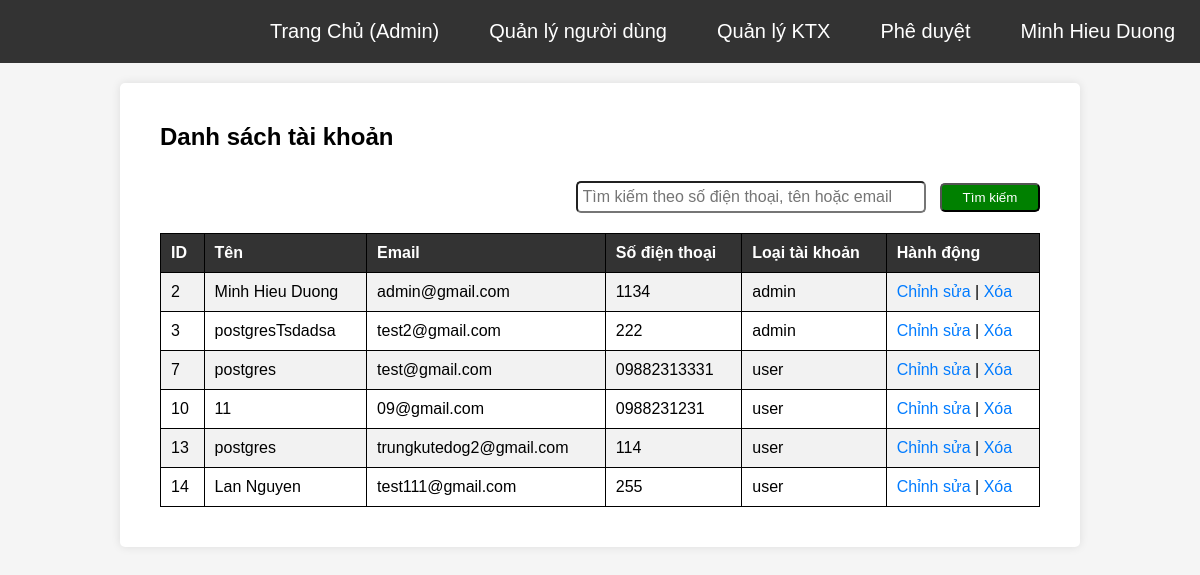
/AccountManagement/AccountManagement.php (signed in), run on the app's committed database.
### tables this page shows
CREATE TABLE `user_form` (
  `id` int(255) NOT NULL,
  `name` varchar(255) NOT NULL,
  `email` varchar(255) NOT NULL,
  `password` varchar(255) NOT NULL,
  `user_type` varchar(255) NOT NULL DEFAULT 'user',
  `phonenumber` varchar(255) NOT NULL
);

### AccountManagement/AccountManagement.php (the view, shortened to what this page needs)
<?php
@include '../config.php';
if (isset($_POST['search_submit'])) {
    $search = mysqli_real_escape_string($conn, $_POST['search']);
    $searchQuery = "SELECT * FROM user_form WHERE
                    phonenumber LIKE '%$search%' OR
                    name LIKE '%$search%' OR
                    email LIKE '%$search'";
    $result = mysqli_query($conn, $searchQuery);
} else {
    $selectQuery = "SELECT * FROM user_form";
    $result = mysqli_query($conn, $selectQuery);
}
?>
<!DOCTYPE html>
<html lang="en">
<head>
    <link rel="stylesheet" href="../css/accountmanagement.css">
</head>
<body>
    <?php include '../navbar/adminnavbar.php'; ?>
    <div class="manage-container">
        <div class="manage">
            <h3>Danh sách tài khoản</h3>
            <form action="" method="post" id="find">
                <input type="text" name="search" placeholder="Tìm kiếm theo số điện thoại, tên hoặc email">
                <input type="submit" name="search_submit" value="Tìm kiếm">
            </form>
            <table>
                <tr>
                    <th>ID</th>
                    <th>Tên</th>
                    <th>Email</th>
                    <th>Số điện thoại</th>
                    <th>Loại tài khoản</th>
                    <th>Hành động</th>
                </tr>
                <?php
                while ($row = mysqli_fetch_assoc($result)) {
                    echo "<tr>";
                    echo "<td>" . $row['id'] . "</td>";
                    echo "<td>" . $row['name'] . "</td>";
                    echo "<td>" . $row['email'] . "</td>";
                    echo "<td>" . $row['phonenumber'] . "</td>";
                    echo "<td>" . $row['user_type'] . "</td>";
                    echo '<td><a href="../edit.php?id=' . $row['id'] . '">Chỉnh sửa</a> | <a href="../delete_user.php?id=' . $row['id'] . '">Xóa</a></td>';
                    echo "</tr>";
                }
                ?>
            </table>
        </div>
    </div>
</body>
</html>

### css/accountmanagement.css (style rules this page uses)
* { margin: 0; padding: 0; box-sizing: border-box; }
body { font-family: Arial, sans-serif; background-color: #f5f5f5; margin: 0; padding: 0; }
.manage-container { width: 80%; margin: 0 auto; padding: 20px; background-color: #fff; box-shadow: 0 0 10px rgba(0, 0, 0, 0.1); border-radius: 5px; margin-top: 20px; }
.manage { margin: 20px; }
h3 { font-size: 24px; margin-bottom: 10px; }
#find { float: right; margin: 20px 0; text-align: start; }
#find input[type="text"] { padding: 5px; width: 350px; margin-right: 10px; border-radius: 5px; font-size: 16px; }
#find input[type="submit"] { padding: 5px; width: 100px; border-radius: 5px; color: #fff; background-color: green; }
table { width: 100%; border-collapse: collapse; }
table, th, td { border: 1px solid #000000; }
th, td { padding: 10px; text-align: left; }
tr:nth-child(even) { background-color: #f2f2f2; }
th { background-color: #333; color: #fff; }
a { text-decoration: none; color: #007BFF; }

### css/admin_navbar.css (style rules this page uses)
* { padding: 0; margin: 0; font-family: 'Poppins', sans-serif; }

### data on the page
user_form: id "2", name "Minh Hieu Duong", email "admin@gmail.com", phonenumber "1134", user_type "admin"
user_form: id "3", name "postgresTsdadsa", email "test2@gmail.com", phonenumber "222", user_type "admin"
user_form: id "7", name "postgres", email "test@gmail.com", phonenumber "09882313331", user_type "user"
user_form: id "10", name "11", email "09@gmail.com", phonenumber "0988231231", user_type "user"
user_form: id "13", name "postgres", email "trungkutedog2@gmail.com", phonenumber "114", user_type "user"
user_form: id "14", name "Lan Nguyen", email "test111@gmail.com", phonenumber "255", user_type "user"

### other printed values
$_SESSION['admin_name'] "Minh Hieu Duong"
